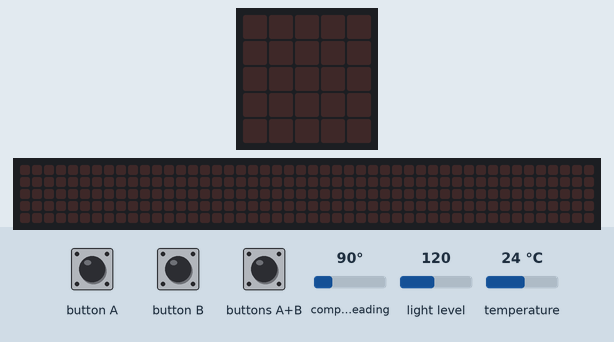
This program was run on a simulated BBC micro:bit (MakeCode). On the bench: the board's 5×5 LED display, a strip that is not on the board, showing the scrolling text unrolled. The inputs (shaded band) are chosen by the test bench; at power-on: compass heading 90°, light level 120, temperature 24 °C. The 48×5 strip is a reading aid, not a part: it shows the text the display is scrolling, unrolled, one strip-width of it at a time; the compass is already calibrated.

Above: at 1.2 s.
1.3 s: button A pressed for 0.15 s
At 1.52 s:
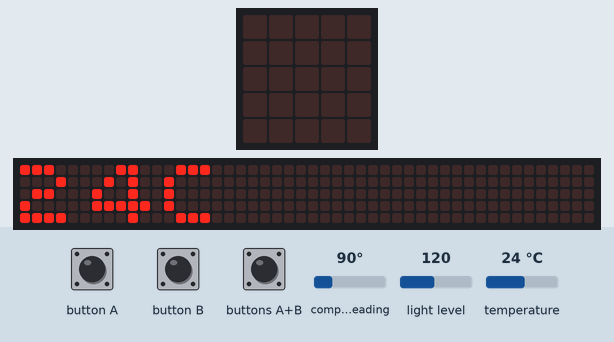
4.3 s: button B pressed for 0.15 s
At 5.2 s:
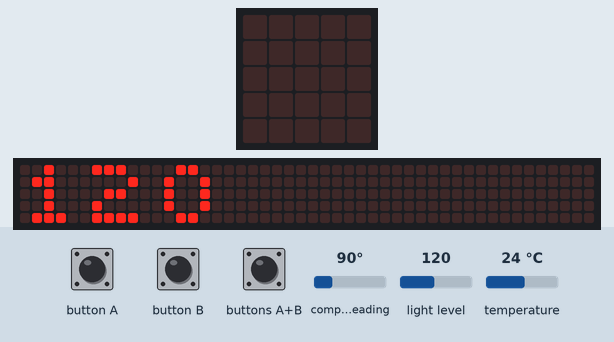
7.3 s: button A pressed for 0.15 s
At 8.87 s:
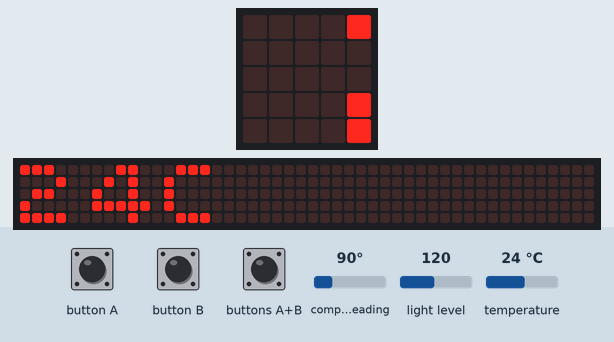
10.4 s: buttons A+B pressed for 0.15 s
At 12.47 s:
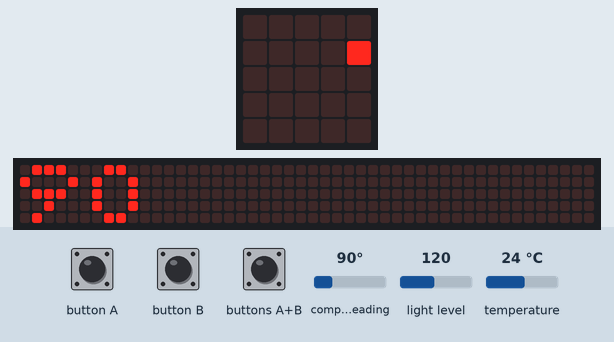
13.5 s: button A pressed for 0.15 s
At 15.32 s:
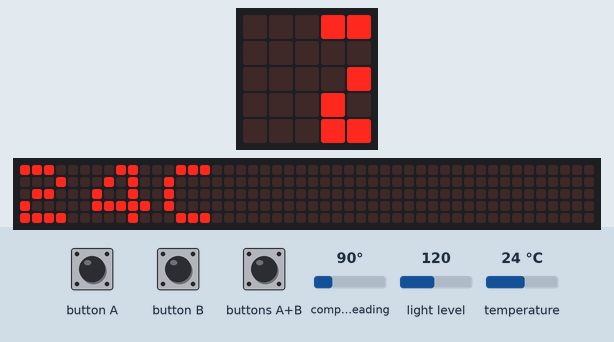
16.6 s: buttons A+B pressed for 1 s
At 21.02 s:
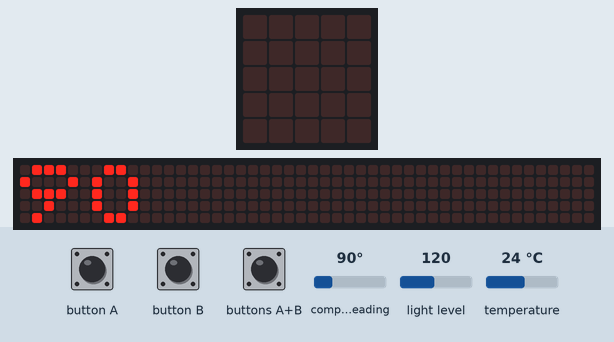

The program:

main.ts
```typescript
let temperatura = 0
input.onButtonPressed(Button.A, function () {
    temperatura = input.temperature()
    basic.showString("" + temperatura + "C")
})
input.onButtonPressed(Button.AB, function () {
    basic.showNumber(input.compassHeading())
})
input.onButtonPressed(Button.B, function () {
    basic.showNumber(input.lightLevel())
})
```

test.ts
```typescript
// testes vão aqui; isto não será compilado quando este pacote for usado como uma extensão.
```

Measured:
- after the input at 1.3 s, the display: changes after 0.15 s (image 1)
- after the input at 4.3 s, the display: first differs from a run without the input after 0.75 s (image 2)
- after the input at 7.3 s, the display: first differs from a run without the input after 1.4 s (image 3 shows a later state)
- after the input at 10.4 s, the display: first differs from a run without the input after 1.9 s (image 4 shows a later state)
- after the input at 13.5 s, the display: first differs from a run without the input after 1.5 s (image 5 shows a later state)
- after the input at 16.6 s, the display: first differs from a run without the input after 2.0 s (image 6)
- what the display in image 6 shows lasts 0.5 s, from 20.8 s to 21.3 s
